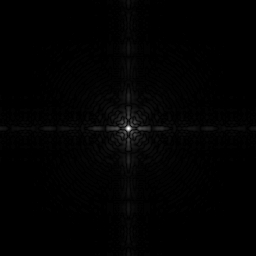
#> input picture img_homework/01_实验测试图_汇总/03_01灰度映射/对数变换/Fig3.05(a).bmp, 256 x 256 px
$ python '03_对数变换.py'
#> lines starting #> are read from the running program, lines starting #| are printed output that depends on the picture
### img_homework/PaintLine.py
import matplotlib.pyplot as plt
import matplotlib
matplotlib.rc("font", family="AR PL UKai CN")
def paint(rule):
    X = []
    for i in range(256):
        X.append(i)
    plt.plot(X,X,color='b')
    plt.plot(X, rule,color='r')
    plt.title("灰度映射",fontsize = 25)
    plt.xlabel("原始值",fontsize = 20)
    plt.ylabel("目标值",fontsize = 20)
    plt.show()

### img_homework/03_对数变换.py
import cv2 as cv
import numpy as np
import math
import PaintLine as PL

src = cv.imread("01_实验测试图_汇总/03_01灰度映射/对数变换/Fig3.05(a).bmp")
#> src is the input picture: shape (256, 256, 3); min 0, max 255, mean 2.1
cv.imshow("src",src)
n,m,ch = np.shape(src)
#> n = 256; m = 256; ch = 3
rule = []
fac = 100
for i in range(256):
    rule.append(fac * math.log(i + 1))
Max = 0
for i in range(n):
    for j in range(m):
        src[i,j,:] = rule[src[i,j,0]]
        Max = max(Max,src[i,j,0])
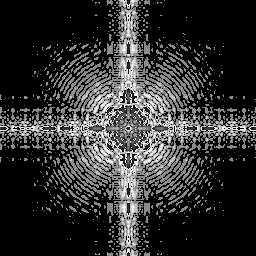
#> src: shape (256, 256, 3); min 0, max 255, mean 48.1
cha = 255.0 / Max
for i in range(n):
    for j in range(m):
        src[i,j,:] = cha * src[i,j,0]

cv.imshow("output",src)
PL.paint(rule)
#> in paint, `plt.show()`:
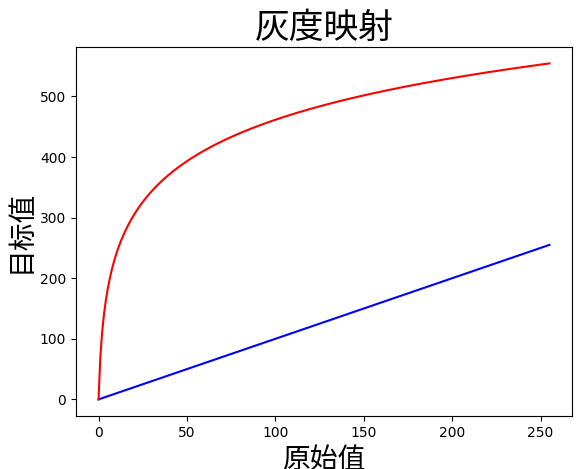
#> figure drawn by matplotlib, 1 panel; curve peaks at x = 255, y = 255; curve peaks at x = 255, y = 554.5

cv.waitKey(0)
cv.destroyAllWindows()
